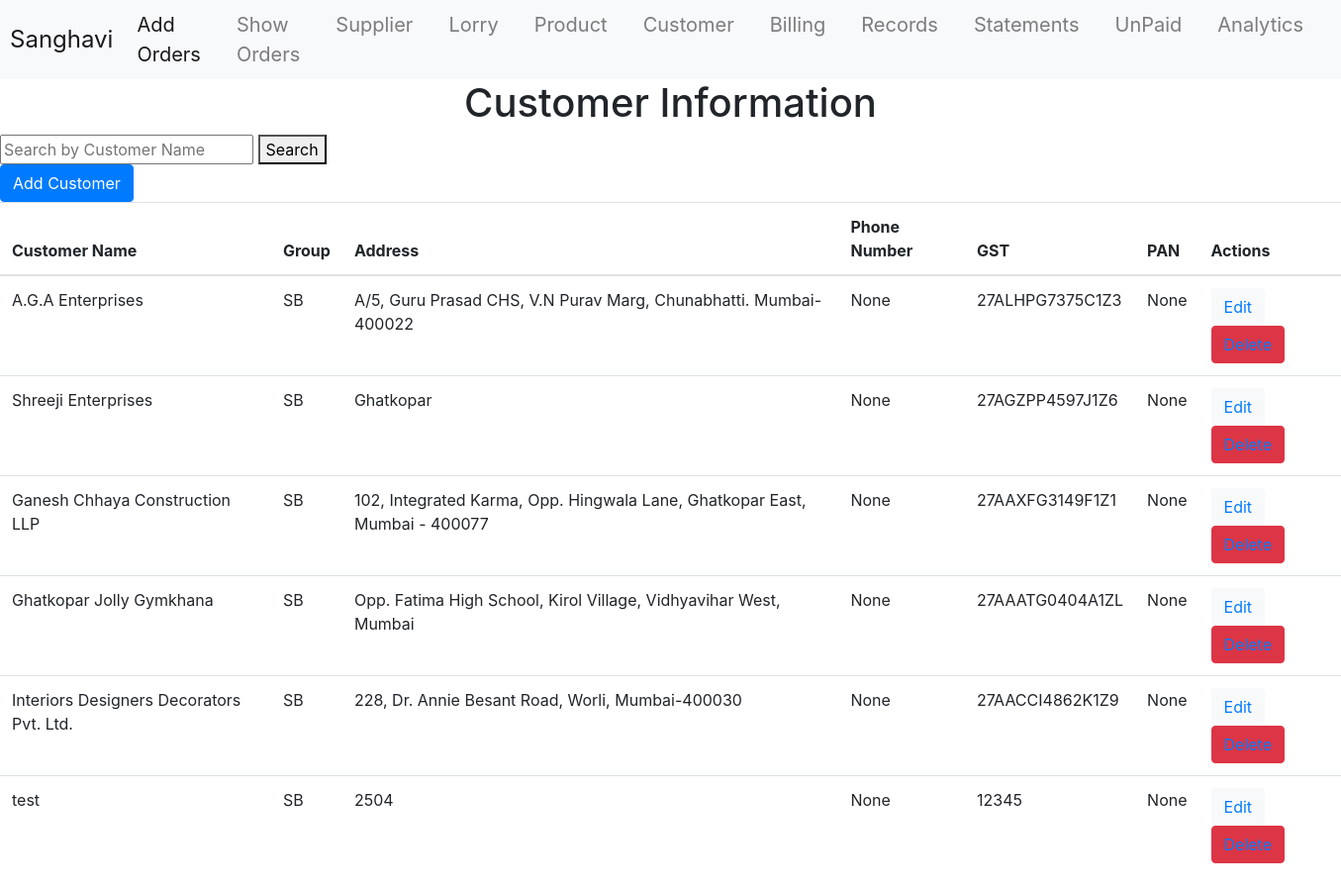
Screenshot of /invoiceApp/customer-info/ with the database file from the repository.
### invoiceApp/models.py (models this page shows, shortened)
class Customer(models.Model):
    Cname = models.CharField(max_length=50, primary_key=True)
    group = models.CharField(max_length=20, default='SB')
    adr = models.CharField(max_length=100)
    phone = models.CharField(max_length=20, null=True, blank=True)
    gst = models.CharField(max_length=20)
    pan = models.CharField(max_length=20, null=True, blank=True)
    state = models.CharField(max_length=30, null=True, blank=True)
    code = models.FloatField(null=True, blank=True)

### invoiceApp/views.py (the view)
# urls.py: path('customer-info/', views.customer_info, name='customer_info_url'),
def customer_info(request):
    query = request.GET.get('q', '')
    if query:
        customers = Customer.objects.filter(Q(Cname__icontains=query))
    else:
        customers = Customer.objects.all()
    template_name = 'invoice/customerInfo.html'
    context = {'customers': customers, 'query': query}
    return render(request, template_name, context)

### invoiceApp/templates/invoice/customerInfo.html (shortened to what this page needs)
{% extends 'layout.html' %}
{% load crispy_forms_tags %}
{% block content %}
    <center><h1>Customer Information</h1></center>
    <form method="GET" action="{% url 'customer_info_url' %}">
        <input type="text" name="q" placeholder="Search by Customer Name" value="{{ query }}">
        <button type="submit">Search</button>
    </form>
    <a href="{% url 'customer_add_url' %}" class="btn btn-primary">Add Customer</a>
    <table class="table">
        <thead>
            <tr>
              <th scope="col">Customer Name</th>
              <th scope="col">Group</th>
              <th scope="col">Address</th>
              <th scope="col">Phone Number</th>
              <th scope="col">GST</th>
              <th scope="col">PAN</th>
              <th scope="col">Actions</th>
            </tr>
          </thead>
          <tbody>
          {% for i in customers %}
            <tr>
              <td>{{i.Cname}}</td>
              <td>{{i.group}}</td>
              <td>{{i.adr}}</td>
              <td>{{i.phone}}</td>
              <td>{{i.gst}}</td>
              <td>{{i.pan}}</td>
              <td>
                <button class="btn btn-light"><a href="{% url 'update_cus_url' i.Cname %}">Edit</a></button>
                <button class="btn btn-danger"><a href="{% url 'delete_cus_url' i.Cname %}">Delete</a></button>
            </td>
            </tr>
          {% endfor %}
          </tbody>
    </table>
{% endblock %}

### invoiceApp/templates/layout.html (shortened to what this page needs)
<!DOCTYPE html>
<html lang="en">
<head>
    <link rel="stylesheet" href="https://cdn.jsdelivr.net/npm/bootstrap@4.0.0/dist/css/bootstrap.min.css"
>
</head>
<body>
    <nav class="navbar navbar-expand-lg navbar-light bg-light sticky-top">
        <a class="navbar-brand" href="{% url 'welcome_url' %}">Sanghavi</a>
        <div class="collapse navbar-collapse" id="navbarSupportedContent">
            <ul class="navbar-nav mr-auto">
                <li class="nav-item active">
                    <a class="nav-link" href="{% url 'order_url' %}">Add Orders<span class="sr-only">(current)</span></a>
                </li>
                <li class="nav-item">
                    <a class="nav-link" href="{% url 'show_url' %}">Show Orders</a>
                </li>
                <li class="nav-item">
                    <a class="nav-link" href="{% url 'supplier_info_url' %}">Supplier</a>
                </li>
                <li class="nav-item">
                    <a class="nav-link" href="{% url 'lorry_info_url' %}">Lorry </a>
                </li>
                <li class="nav-item">
                    <a class="nav-link" href="{% url 'product_info_url' %}">Product </a>
                </li>
                <li class="nav-item">
                    <a class="nav-link" href="{% url 'customer_info_url' %}">Customer</a>
                </li>
                <li class="nav-item">
                    <a class="nav-link" href="{% url 'bill_url' %}">Billing</a>
                </li>
                <li class="nav-item">
                    <a class="nav-link" href="{% url 'showBill_url' %}">Records</a>
                </li>
                <li class="nav-item">
                    <a class="nav-link" href="{% url 'tax_statements' %}">Statements</a>
                </li>
                <li class="nav-item">
                    <a class="nav-link" href="{% url 'payment_page_url' %}">UnPaid</a>
                </li>
                <li class="nav-item">
                    <a class="nav-link" href="{% url 'analytics_dashboard' %}">Analytics</a>
                </li>
            </ul>
        </div>
    </nav>
    {% block content %}
    {% endblock %}
</body>
</html>

### invoiceApp/templates/layout.html (style rules this page uses)
.navbar { padding: 20px 10px; height: 80px; }
.navbar-brand { font-size: 24px; }
.navbar-nav .nav-link { font-size: 20px; margin-right: 20px; }

### rows the page displays
Customer: Cname "A.G.A Enterprises", group "SB", adr "A/5, Guru Prasad CHS, V.N Purav Marg, Chunabhatti. Mumbai-400022", phone "None", gst "27ALHPG7375C1Z3", pan "None"
Customer: Cname "Shreeji Enterprises", group "SB", adr "Ghatkopar", phone "None", gst "27AGZPP4597J1Z6", pan "None"
Customer: Cname "Ganesh Chhaya Construction LLP", group "SB", adr "102, Integrated Karma, Opp. Hingwala Lane, Ghatkopar East, Mumbai - 400077", phone "None", gst "27AAXFG3149F1Z1", pan "None"
Customer: Cname "Ghatkopar Jolly Gymkhana", group "SB", adr "Opp. Fatima High School, Kirol Village, Vidhyavihar West, Mumbai", phone "None", gst "27AAATG0404A1ZL", pan "None"
Customer: Cname "Interiors Designers Decorators Pvt. Ltd.", group "SB", adr "228, Dr. Annie Besant Road, Worli, Mumbai-400030", phone "None", gst "27AACCI4862K1Z9", pan "None"
Customer: Cname "test", group "SB", adr "2504", phone "None", gst "12345", pan "None"
